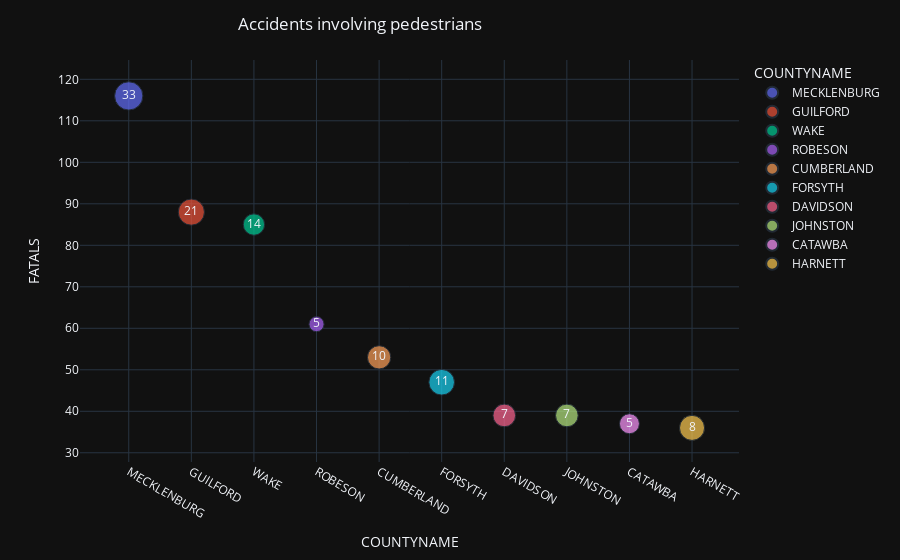

This figure's notebook cell:
### Markdown cell above
### Bubble Chart represents fatals and involving pedestrians

### Code cell
# Using bubble chart fatals and involving pedeatrians(Bubble size represents the percentage of pedestrians involved)
fig = px.scatter(top_10_counties, x='COUNTYNAME',y='FATALS', size ='PEDSPERCENTAGE',text ="PEDS",color = 'COUNTYNAME')
fig.update_layout(title_text ='Accidents involving pedestrians', title_x =.4,template ='plotly_dark')
fig.show()
fig.write_html("Resources/bubble_months_peds.html")

### Figure 1 — Plotly figure (JSON) as saved in the notebook; plotly's stock layout.template omitted (floating-point values rounded to 4 significant figures)
{"data": [{"hovertemplate": "COUNTYNAME=%{x}<br>FATALS=%{y}<br>PEDSPERCENTAGE=%{marker.size}<br>PEDS=%{text}<extra></extra>", "legendgroup": "MECKLENBURG ", "marker": {"color": "#636efa", "size": [28], "sizemode": "area", "sizeref": 0.07, "symbol": "circle"}, "mode": "markers+text", "name": "MECKLENBURG ", "orientation": "v", "showlegend": true, "text": [33], "type": "scatter", "x": ["MECKLENBURG "], "xaxis": "x", "y": [116], "yaxis": "y"}, {"hovertemplate": "COUNTYNAME=%{x}<br>FATALS=%{y}<br>PEDSPERCENTAGE=%{marker.size}<br>PEDS=%{text}<extra></extra>", "legendgroup": "GUILFORD ", "marker": {"color": "#EF553B", "size": [24], "sizemode": "area", "sizeref": 0.07, "symbol": "circle"}, "mode": "markers+text", "name": "GUILFORD ", "orientation": "v", "showlegend": true, "text": [21], "type": "scatter", "x": ["GUILFORD "], "xaxis": "x", "y": [88], "yaxis": "y"}, {"hovertemplate": "COUNTYNAME=%{x}<br>FATALS=%{y}<br>PEDSPERCENTAGE=%{marker.size}<br>PEDS=%{text}<extra></extra>", "legendgroup": "WAKE ", "marker": {"color": "#00cc96", "size": [16], "sizemode": "area", "sizeref": 0.07, "symbol": "circle"}, "mode": "markers+text", "name": "WAKE ", "orientation": "v", "showlegend": true, "text": [14], "type": "scatter", "x": ["WAKE "], "xaxis": "x", "y": [85], "yaxis": "y"}, {"hovertemplate": "COUNTYNAME=%{x}<br>FATALS=%{y}<br>PEDSPERCENTAGE=%{marker.size}<br>PEDS=%{text}<extra></extra>", "legendgroup": "ROBESON ", "marker": {"color": "#ab63fa", "size": [8], "sizemode": "area", "sizeref": 0.07, "symbol": "circle"}, "mode": "markers+text", "name": "ROBESON ", "orientation": "v", "showlegend": true, "text": [5], "type": "scatter", "x": ["ROBESON "], "xaxis": "x", "y": [61], "yaxis": "y"}, {"hovertemplate": "COUNTYNAME=%{x}<br>FATALS=%{y}<br>PEDSPERCENTAGE=%{marker.size}<br>PEDS=%{text}<extra></extra>", "legendgroup": "CUMBERLAND ", "marker": {"color": "#FFA15A", "size": [19], "sizemode": "area", "sizeref": 0.07, "symbol": "circle"}, "mode": "markers+text", "name": "CUMBERLAND ", "orientation": "v", "showlegend": true, "text": [10], "type": "scatter", "x": ["CUMBERLAND "], "xaxis": "x", "y": [53], "yaxis": "y"}, {"hovertemplate": "COUNTYNAME=%{x}<br>FATALS=%{y}<br>PEDSPERCENTAGE=%{marker.size}<br>PEDS=%{text}<extra></extra>", "legendgroup": "FORSYTH ", "marker": {"color": "#19d3f3", "size": [23], "sizemode": "area", "sizeref": 0.07, "symbol": "circle"}, "mode": "markers+text", "name": "FORSYTH ", "orientation": "v", "showlegend": true, "text": [11], "type": "scatter", "x": ["FORSYTH "], "xaxis": "x", "y": [47], "yaxis": "y"}, {"hovertemplate": "COUNTYNAME=%{x}<br>FATALS=%{y}<br>PEDSPERCENTAGE=%{marker.size}<br>PEDS=%{text}<extra></extra>", "legendgroup": "DAVIDSON ", "marker": {"color": "#FF6692", "size": [18], "sizemode": "area", "sizeref": 0.07, "symbol": "circle"}, "mode": "markers+text", "name": "DAVIDSON ", "orientation": "v", "showlegend": true, "text": [7], "type": "scatter", "x": ["DAVIDSON "], "xaxis": "x", "y": [39], "yaxis": "y"}, {"hovertemplate": "COUNTYNAME=%{x}<br>FATALS=%{y}<br>PEDSPERCENTAGE=%{marker.size}<br>PEDS=%{text}<extra></extra>", "legendgroup": "JOHNSTON ", "marker": {"color": "#B6E880", "size": [18], "sizemode": "area", "sizeref": 0.07, "symbol": "circle"}, "mode": "markers+text", "name": "JOHNSTON ", "orientation": "v", "showlegend": true, "text": [7], "type": "scatter", "x": ["JOHNSTON "], "xaxis": "x", "y": [39], "yaxis": "y"}, {"hovertemplate": "COUNTYNAME=%{x}<br>FATALS=%{y}<br>PEDSPERCENTAGE=%{marker.size}<br>PEDS=%{text}<extra></extra>", "legendgroup": "CATAWBA ", "marker": {"color": "#FF97FF", "size": [14], "sizemode": "area", "sizeref": 0.07, "symbol": "circle"}, "mode": "markers+text", "name": "CATAWBA ", "orientation": "v", "showlegend": true, "text": [5], "type": "scatter", "x": ["CATAWBA "], "xaxis": "x", "y": [37], "yaxis": "y"}, {"hovertemplate": "COUNTYNAME=%{x}<br>FATALS=%{y}<br>PEDSPERCENTAGE=%{marker.size}<br>PEDS=%{text}<extra></extra>", "legendgroup": "HARNETT ", "marker": {"color": "#FECB52", "size": [22], "sizemode": "area", "sizeref": 0.07, "symbol": "circle"}, "mode": "markers+text", "name": "HARNETT ", "orientation": "v", "showlegend": true, "text": [8], "type": "scatter", "x": ["HARNETT "], "xaxis": "x", "y": [36], "yaxis": "y"}], "layout": {"legend": {"itemsizing": "constant", "title": {"text": "COUNTYNAME"}, "tracegroupgap": 0}, "margin": {"t": 60}, "title": {"text": "Accidents involving pedestrians", "x": 0.4}, "xaxis": {"anchor": "y", "categoryarray": ["MECKLENBURG ", "GUILFORD ", "WAKE ", "ROBESON ", "CUMBERLAND ", "FORSYTH ", "DAVIDSON ", "JOHNSTON ", "CATAWBA ", "HARNETT "], "categoryorder": "array", "domain": [0, 1], "title": {"text": "COUNTYNAME"}}, "yaxis": {"anchor": "x", "domain": [0, 1], "title": {"text": "FATALS"}}}}
